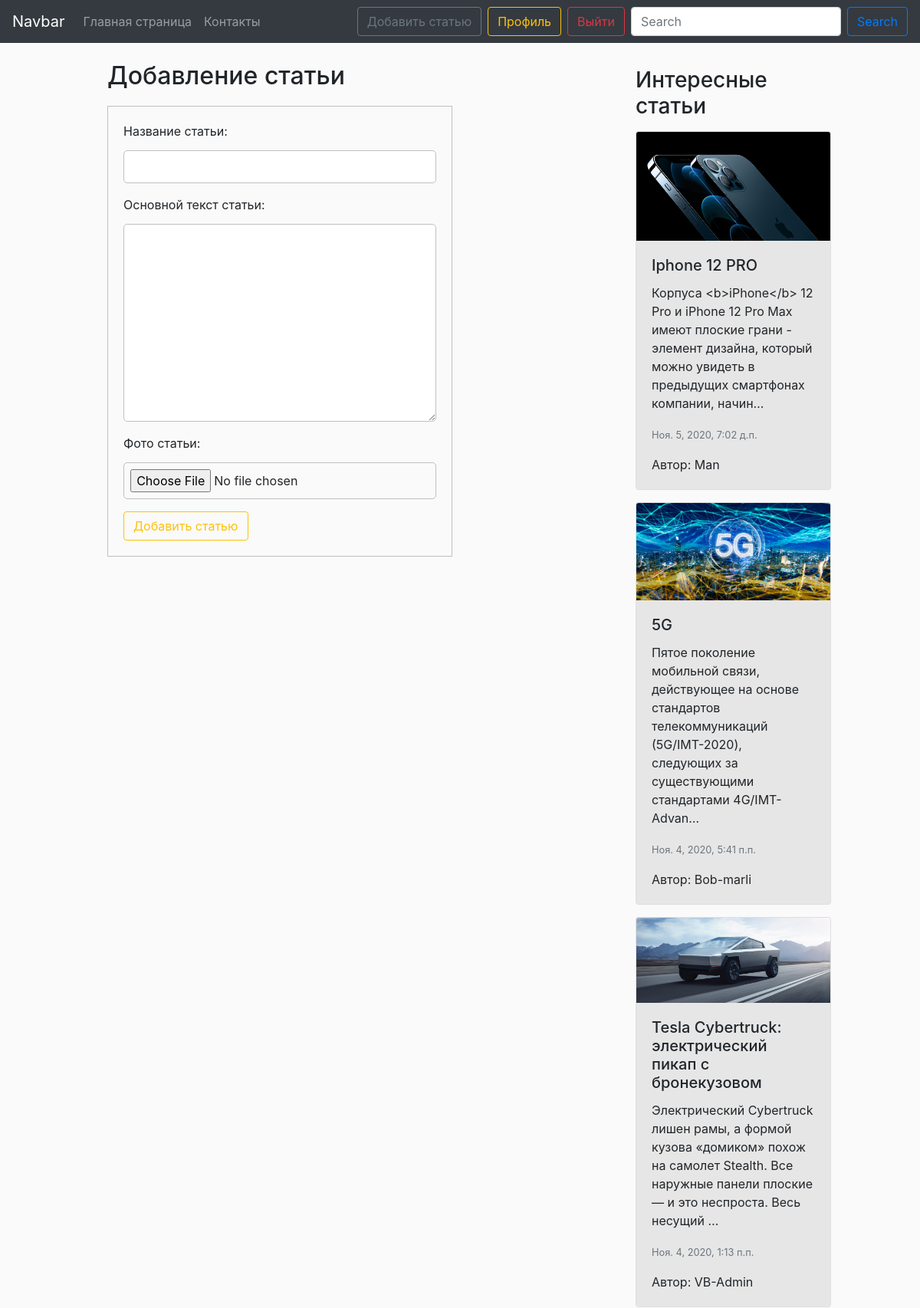
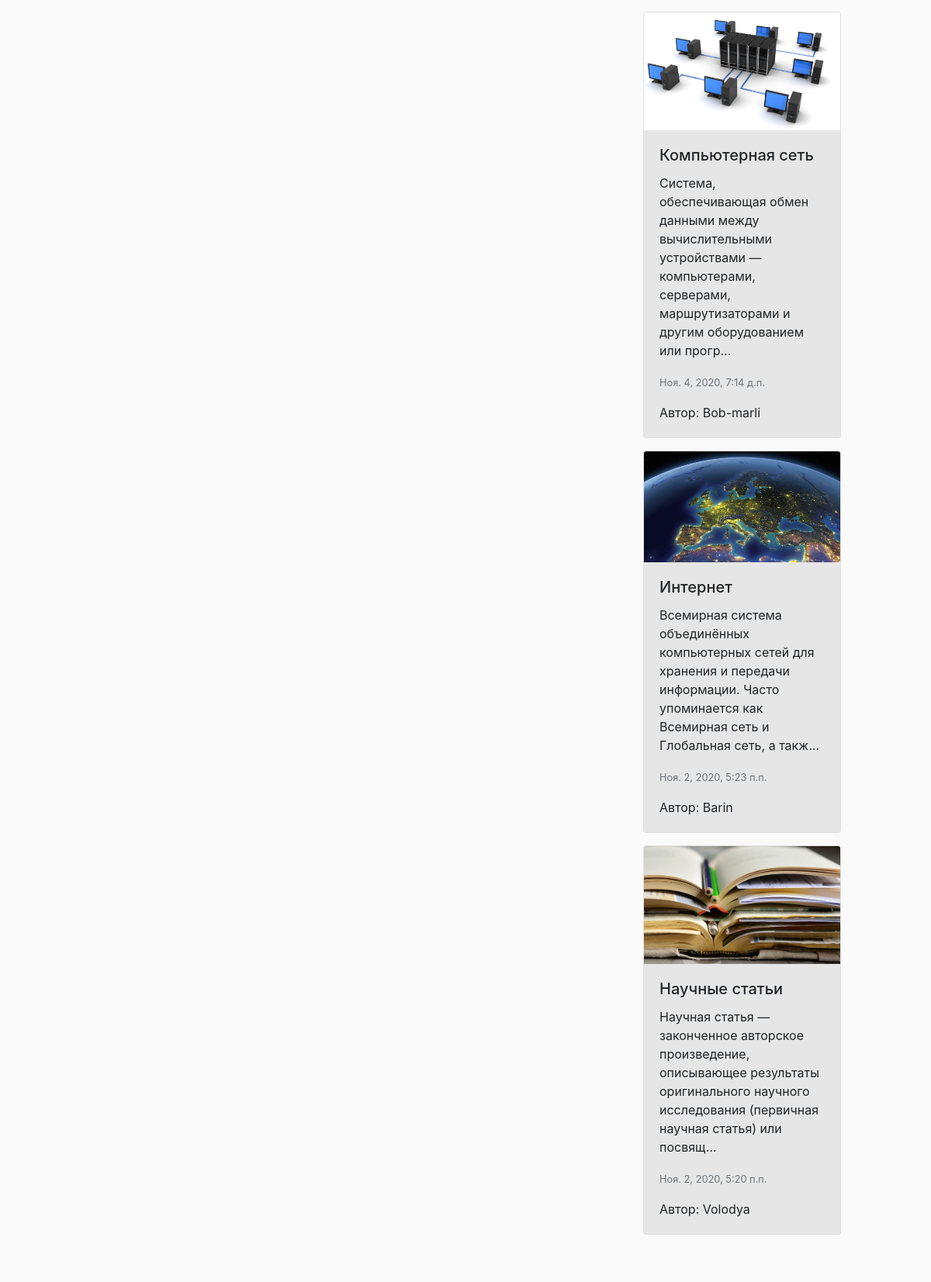
The page /news/add (signed in, upper part) on the database its author committed (2 pictures, top to bottom).
### blog/models.py (models this page shows, shortened)
class News(models.Model):
    title = models.CharField('Название статьи', max_length=100, unique=True)
    text = models.TextField('Основной текст статьи')
    date = models.DateTimeField('Дата', default=timezone.now)
    avtor = models.ForeignKey(User, verbose_name='Автор', on_delete=models.CASCADE)
    img_article = models.ImageField('Фото статьи', default='default-article.jpg', upload_to='img_article')
    views = models.IntegerField('Просмотры', default=1)
    class Meta:
        verbose_name = 'Новость'
        verbose_name_plural = 'Новости'

### blog/views.py (the view, shortened to what this page needs)
# urls.py: path('news/add', views.CreateNewsView.as_view(), name='news-add'),
class CreateNewsView(LoginRequiredMixin, CreateView):
    model = News
    template_name = 'blog/create_news.html'
    fields = ['title', 'text', 'img_article']
    def get_context_data(self, **kwards):
        ctx = super(CreateNewsView, self).get_context_data(**kwards)
        ctx['title'] = 'Добавление статьи'
        ctx['button_text'] = 'Добавить статью'
        ctx['news'] = News.objects.order_by('-date')
        return ctx

### blog/templates/blog/create_news.html (shortened to what this page needs)
{% extends 'blog/base.html' %}
{% block content %}
<h2>{{ title }}</h2>
    <form class="form-register auth" enctype="multipart/form-data" method="post">
        {{ form.as_p }}
        <button class="btn btn-outline-warning" type="submit">{{ button_text }}</button>
    </form>
{% endblock %}
{% block aside_block %}
<h3 class="mt-2 mb-3">Интересные статьи</h3>
{% for new in news %}
<div class="card mb-3 " style="max-width: 300px;" >
  <img src="{{ new.img_article.url }}" class="card-img-top" alt="photo">
  <div class="card-body card-aside">
    <h5 class="card-title">{{ new.title }}</h5>
    <p class="card-text">{{ new.text|truncatechars:150 }}</p>
    <p class="card-text"><small class="text-muted">{{ new.date }}</small></p>
    <p class="card-text">Автор: {{ new.avtor }}</p>
  </div>
</div>
{% endfor %}
{% endblock %}

### static/blog/css/style.css (style rules this page uses)
body { background: #fafafa; }
.card-aside { background: #E6E6E6; }
.form-register { padding: 20px; background: #fafafa; border: 1px solid silver; margin-top: 20px; max-width: 450px; }
.form-register.auth input, .form-register.auth textarea { display: block; width: 100%; margin-top: 5px; border: 1px solid silver; border-radius: 5px; padding: 2%; }

### rows shown on the page
News: img_article (picture), title "Iphone 12 PRO", text "Корпуса <b>iPhone</b> 12 Pro и iPhone 12 Pro Max имеют плоские грани - элемент дизайна, который можно увидеть в предыдущих смартфонах компании, начин…", date "Ноя. 5, 2020, 7:02 д.п.", avtor "Man"
News: img_article (picture), title "5G", text "Пятое поколение мобильной связи, действующее на основе стандартов телекоммуникаций (5G/IMT-2020), следующих за существующими стандартами 4G/IMT-Advan…", date "Ноя. 4, 2020, 5:41 п.п.", avtor "Bob-marli"
News: img_article (picture), title "Tesla Cybertruck: электрический пикап с бронекузовом", text "Электрический Cybertruck лишен рамы, а формой кузова «домиком» похож на самолет Stealth. Все наружные панели плоские — и это неспроста. Весь несущий …", date "Ноя. 4, 2020, 1:13 п.п.", avtor "VB-Admin"
News: img_article (picture), title "Компьютерная сeть", text "Система, обеспечивающая обмен данными между вычислительными устройствами — компьютерами, серверами, маршрутизаторами и другим оборудованием или прогр…", date "Ноя. 4, 2020, 7:14 д.п.", avtor "Bob-marli"
News: img_article (placeholder picture), title "Интернет", text "Всемирная система объединённых компьютерных сетей для хранения и передачи информации. Часто упоминается как Всемирная сеть и Глобальная сеть, а такж…", date "Ноя. 2, 2020, 5:23 п.п.", avtor "Barin"
News: img_article (picture), title "Научные статьи", text "Научная статья — законченное авторское произведение, описывающее результаты оригинального научного исследования (первичная научная статья) или посвящ…", date "Ноя. 2, 2020, 5:20 п.п.", avtor "Volodya"

### other values the page prints
{{ title }} "Добавление статьи"
{{ button_text }} "Добавить статью"
